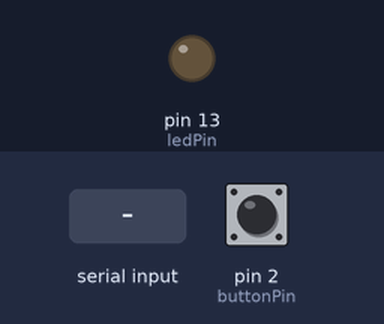
A sketch run on a simulated Arduino Uno, built with avr-gcc and run on an emulated ATmega328P. On the bench: output pins drawn as LEDs (lit = HIGH). The test bench sets the inputs (shaded band); at power-on: pin 2 (buttonPin) LOW.

Above: at 1.2 s.
1.3 s: "1" received over Serial
At 2.3 s:
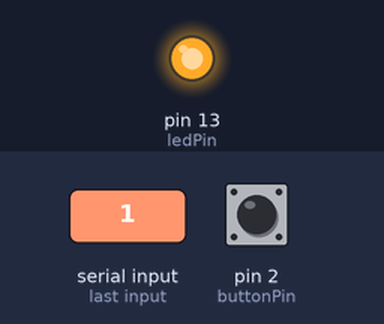
4.5 s: "0" received over Serial
At 5.9 s:
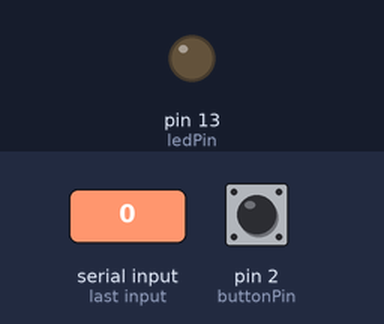
Timing chart, 0 to 7.5 s (numbered marks = the images above; inputs shaded):
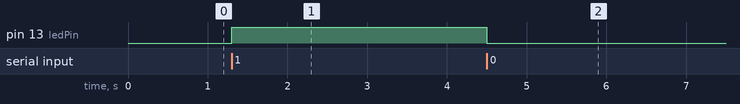

The sketch:

Advanced3-2.ino
```cpp
const int ledPin = 13;
const int buttonPin = 2;
bool lastButtonState = LOW;

void setup() {
  pinMode(ledPin, OUTPUT);
  pinMode(buttonPin, INPUT);
  Serial.begin(9600);
}

void loop() {
  // --- 1. 接收 C# 傳來的指令 (控制 LED) ---
  if (Serial.available() > 0) {
    char command = Serial.read();
    if (command == '1') {
      digitalWrite(ledPin, HIGH);
    } else if (command == '0') {
      digitalWrite(ledPin, LOW);
    }
  }

  // --- 2. 偵測實體按鈕並將狀態回傳給 C# ---
  bool currentButtonState = digitalRead(buttonPin);

  // 如果狀態發生改變
  if (currentButtonState != lastButtonState) {
    delay(50); // 簡易硬體去彈跳延遲
    currentButtonState = digitalRead(buttonPin); // 再次確認狀態

    if (currentButtonState != lastButtonState) {
      if (currentButtonState == HIGH) {
        Serial.println("Pressed");
      } else {
        // 放開時為 LOW
        Serial.println("Released");
      }
      lastButtonState = currentButtonState; // 更新狀態紀錄
    }
  }
}
```

Measured:
- after the input at 1.3 s, pin 13 (ledPin): LOW → HIGH at once
- after the input at 4.5 s, pin 13 (ledPin): HIGH → LOW at once
